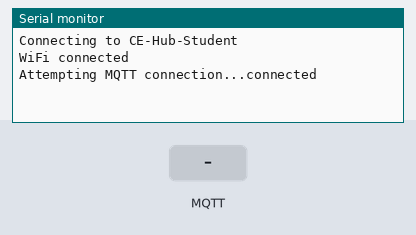
The sketch below on a simulated Arduino MKR. Parts: the last lines printed to the serial monitor. The test bench sets the inputs (shaded band). WiFi joins after 1.5 s; servers stay silent unless stated; no MQTT or app messages arrive unless stated.

Above: at 2.7 s.
2.8 s: MQTT message "1" arrives on the first subscribed topic
At 4.0 s:
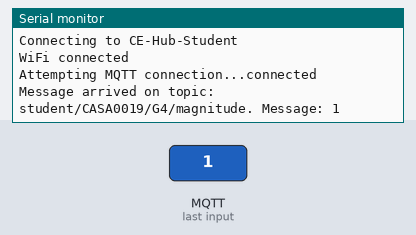
4.3 s: MQTT message "on" arrives on the first subscribed topic
At 5.2 s:
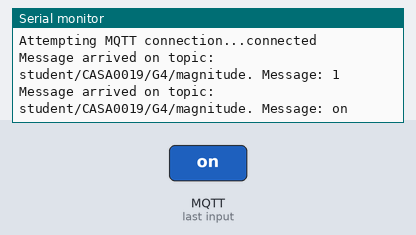
5.8 s: MQTT message "off" arrives on the first subscribed topic
At 6.4 s:
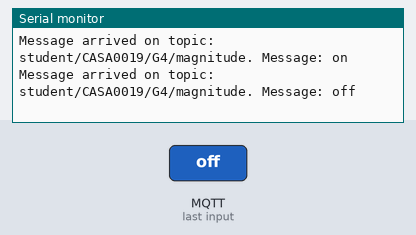
7.3 s: MQTT message "1" arrives on the second subscribed topic
At 8.5 s:
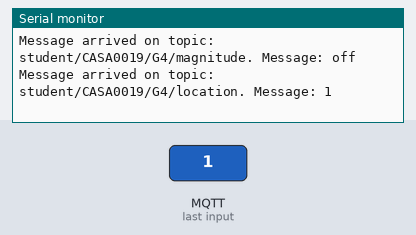
8.8 s: MQTT message "on" arrives on the second subscribed topic
At 9.8 s:
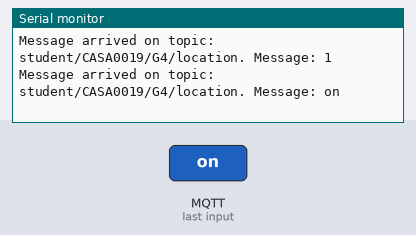
10.3 s: MQTT message "off" arrives on the second subscribed topic
At 11.0 s:
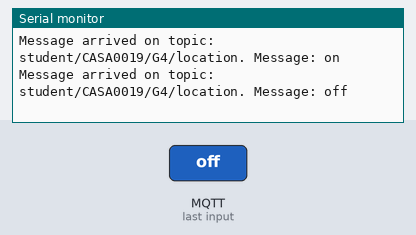

The sketch:

EarthMotion_Test02.ino
```cpp
#include <WiFiNINA.h>
#include <PubSubClient.h>

// Replace with your network credentials
const char* ssid = "CE-Hub-Student";
const char* password = "casa-ce-gagarin-public-service";

// MQTT Broker details
const char* mqtt_server = "mqtt.cetools.org";
const int mqtt_port = 1883;  // Use port 1883 for standard MQTT protocol

WiFiClient wifiClient;
PubSubClient client(wifiClient);

void setup() {
  // Start the Serial communication
  Serial.begin(9600);

  // Connect to WiFi
  setup_wifi();

  // Setup MQTT callbacks and connect
  client.setServer(mqtt_server, mqtt_port);
  client.setCallback(callback);
}

void setup_wifi() {
  // Connect to WiFi network
  Serial.print("Connecting to ");
  Serial.println(ssid);

  WiFi.begin(ssid, password);

  while (WiFi.status() != WL_CONNECTED) {
    delay(500);
    Serial.print(".");
  }

  Serial.println("");
  Serial.println("WiFi connected");
}

void callback(char* topic, byte* message, unsigned int length) {
  Serial.print("Message arrived on topic: ");
  Serial.print(topic);
  Serial.print(". Message: ");

  String messageTemp;

  for (int i = 0; i < length; i++) {
    messageTemp += (char)message[i];
  }

  Serial.println(messageTemp);
}

void reconnect() {
  // Loop until we're reconnected
  while (!client.connected()) {
    Serial.print("Attempting MQTT connection...");
    // Attempt to connect
    if (client.connect("arduinoClient")) {
      Serial.println("connected");

      // Subscribe to topics
      client.subscribe("student/CASA0019/G4/magnitude");
      client.subscribe("student/CASA0019/G4/location");
      client.subscribe("student/CASA0019/G4/time");
    } else {
      Serial.print("failed, rc=");
      Serial.print(client.state());
      Serial.println(" try again in 5 seconds");
      // Wait 5 seconds before retrying
      delay(5000);
    }
  }
}

void loop() {
  if (!client.connected()) {
    reconnect();
  }
  client.loop();
}
```

Measured:
- after the input at 2.8 s, the serial monitor: prints a new line at once (image 1)
- after the input at 4.3 s, the serial monitor: prints a new line at once (image 2)
- after the input at 5.8 s, the serial monitor: prints a new line at once (image 3)
- after the input at 7.3 s, the serial monitor: prints a new line at once (image 4)
- after the input at 8.8 s, the serial monitor: prints a new line at once (image 5)
- after the input at 10.3 s, the serial monitor: prints a new line at once (image 6)
